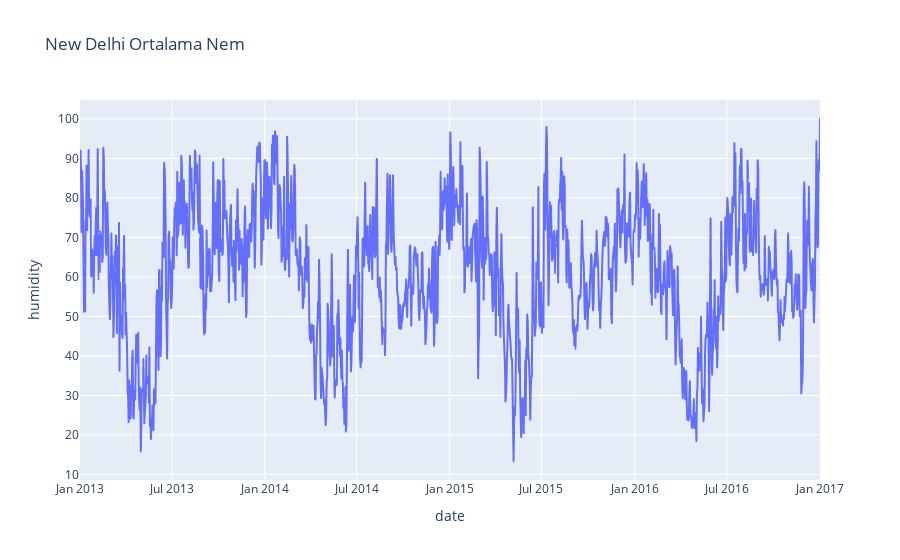

Here is the notebook cell this chart was saved with:
### Code cell
px.line(df,x="date",y="humidity", title="New Delhi Ortalama Nem")

### Figure 1 — Plotly figure (JSON) as saved in the notebook; plotly's stock layout.template omitted (floating-point values rounded to 4 significant figures; data arrays with more than 128 entries replaced by an {"elided": "..."} marker saying what was removed)
{"data": [{"hovertemplate": "date=%{x}<br>humidity=%{y}<extra></extra>", "legendgroup": "", "line": {"color": "#636efa", "dash": "solid"}, "marker": {"symbol": "circle"}, "mode": "lines", "name": "", "showlegend": false, "type": "scattergl", "x": {"elided": "1462 str values"}, "xaxis": "x", "y": {"elided": "1462 float values"}, "yaxis": "y"}], "layout": {"autosize": true, "legend": {"tracegroupgap": 0}, "title": {"text": "New Delhi Ortalama Nem"}, "xaxis": {"anchor": "y", "autorange": true, "domain": [0, 1], "range": ["2013-01-01", "2017-01-01"], "title": {"text": "date"}, "type": "date"}, "yaxis": {"anchor": "x", "autorange": true, "domain": [0, 1], "range": [8.619, 104.8], "title": {"text": "humidity"}, "type": "linear"}}}
